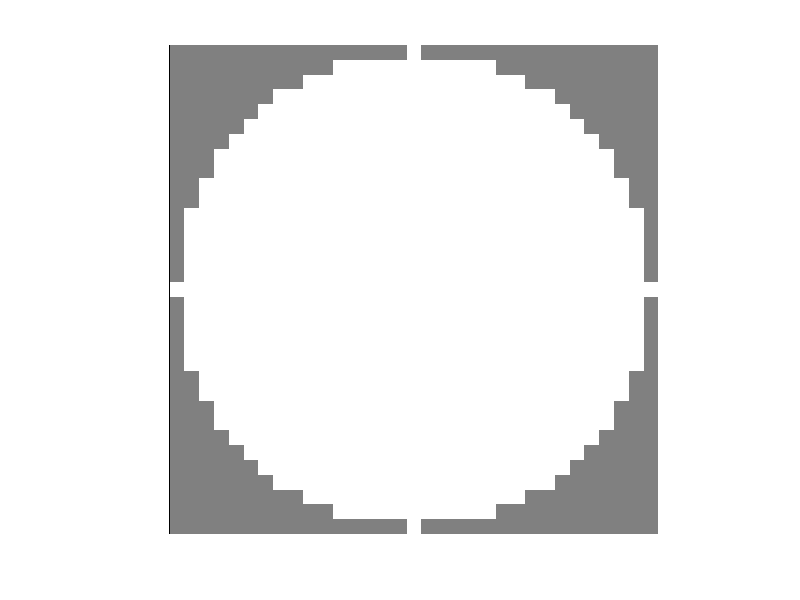

Write the MATLAB code that produced this figure.
function img=MakeOval(imsize,color,bgcolor,bg_expand_ratio,show_flag,save_flag)

% function img=MakeOval(imsize,color,bgcolor,show_flag,save_flag)
%
% Generate oval image
% 
% [input]
% imsize   : size of the oval, [raw_pix,col_pix]
% color    : color of the oval, [r,g,b]
% bgcolor  : color of the background, [r,g,b]
% bg_expand_ratio : expand ratio of backgound
%            if 1, the generated image is the same size with imsize
%            if more than 1, the edge of background is expanded
%            and generated image size will be imsize*bg_expand_ratio
%            defaul value is 1
% show_flag: if 1, the generated images are displayed. [1/0]
% save_flag: if 1, the generated images are saved. [1/0]
%
% [output]
% img      : oval image, [row x col x rgba]
%
% Created    : "2010-06-11 10:44:46 ban"
% Last Update: "2010-06-11 18:50:48 ban"

% check input variables
if nargin < 1, imsize=[32,32]; end
if nargin < 2, color=[255,255,255]; end
if nargin < 3, bgcolor=[128,128,128]; end
if nargin < 4, bg_expand_ratio=1; end
if nargin < 5, show_flag=1; end
if nargin < 6, save_flag=0; end

if numel(imsize)==1, imsize=[imsize,imsize]; end
if numel(color)==1, color=[color,color,color]; end
if numel(bgcolor)==1, bgcolor=[bgcolor,bgcolor,bgcolor]; end
if bg_expand_ratio<1, bg_expand_ratio=1; end

% color values check
if max(color)>255 || min(color)<0
    error('color values error. color should be set 0-255');
end

% adjust size
imsize=imsize/2;
if mod(imsize,2), imsize=imsize+1; end

oimsize=round(imsize.*bg_expand_ratio);
if mod(oimsize,2), oimsize=oimsize+1; end

% dissociate inner/outer region of the oval
[x,y]=meshgrid(-oimsize(2):oimsize(2),-oimsize(1):oimsize(1));
idx=logical( 1>=( x.^2/imsize(2).^2 + y.^2/imsize(1).^2 ) );
idxbg=logical( 1<( x.^2/imsize(2).^2 + y.^2/imsize(1).^2 ) );

% generate oval image
img=zeros(size(x,1),size(x,2),4);
tmp=zeros(size(x));
for ii=1:1:3
  tmp(idxbg)=bgcolor(ii);
  tmp(idx)=color(ii);
  img(:,:,ii)=tmp;
end
alphac=zeros(size(x)); alphac(idx)=255;
img(:,:,4)=alphac;

%img=uint8(img);

% show image
if show_flag
  figure;
  imid=imshow(uint8(img(:,:,1:3)));
  set(imid,'AlphaData',double(img(:,:,4)./255));
  axis off;
end

% save image data
if save_flag
  save oval.mat img;
end

return
